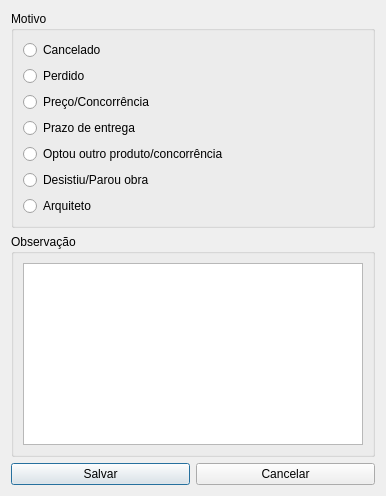
<?xml version="1.0" encoding="UTF-8"?>
<ui version="4.0">
 <class>BaixaOrcamento</class>
 <widget class="QDialog" name="BaixaOrcamento">
  <property name="geometry">
   <rect>
    <x>0</x>
    <y>0</y>
    <width>386</width>
    <height>496</height>
   </rect>
  </property>
  <property name="windowTitle">
   <string>Dar baixa</string>
  </property>
  <layout class="QGridLayout" name="gridLayout_2">
   <item row="0" column="0">
    <layout class="QGridLayout" name="gridLayout">
     <item row="2" column="0">
      <widget class="QPushButton" name="pushButtonSalvar">
       <property name="text">
        <string>Salvar</string>
       </property>
      </widget>
     </item>
     <item row="2" column="1">
      <widget class="QPushButton" name="pushButtonCancelar">
       <property name="text">
        <string>Cancelar</string>
       </property>
      </widget>
     </item>
     <item row="0" column="0" colspan="2">
      <widget class="QGroupBox" name="groupBox">
       <property name="title">
        <string>Motivo</string>
       </property>
       <property name="flat">
        <bool>false</bool>
       </property>
       <layout class="QGridLayout" name="gridLayout_3">
        <item row="5" column="0">
         <widget class="QRadioButton" name="radioButtonPerdido_5">
          <property name="text">
           <string>Desistiu/Parou obra</string>
          </property>
         </widget>
        </item>
        <item row="4" column="0">
         <widget class="QRadioButton" name="radioButtonPerdido_4">
          <property name="text">
           <string>Optou outro produto/concorrência</string>
          </property>
         </widget>
        </item>
        <item row="2" column="0">
         <widget class="QRadioButton" name="radioButtonPerdido_2">
          <property name="text">
           <string>Preço/Concorrência</string>
          </property>
         </widget>
        </item>
        <item row="3" column="0">
         <widget class="QRadioButton" name="radioButtonPerdido_3">
          <property name="text">
           <string>Prazo de entrega</string>
          </property>
         </widget>
        </item>
        <item row="0" column="0">
         <widget class="QRadioButton" name="radioButtonCancelado">
          <property name="text">
           <string>Cancelado</string>
          </property>
         </widget>
        </item>
        <item row="1" column="0">
         <widget class="QRadioButton" name="radioButtonPerdido">
          <property name="text">
           <string>Perdido</string>
          </property>
         </widget>
        </item>
        <item row="6" column="0">
         <widget class="QRadioButton" name="radioButtonPerdido_6">
          <property name="text">
           <string>Arquiteto</string>
          </property>
         </widget>
        </item>
       </layout>
      </widget>
     </item>
     <item row="1" column="0" colspan="2">
      <widget class="QGroupBox" name="groupBox_2">
       <property name="title">
        <string>Observação</string>
       </property>
       <layout class="QGridLayout" name="gridLayout_4">
        <item row="0" column="0">
         <widget class="QPlainTextEdit" name="plainTextEditObservacao"/>
        </item>
       </layout>
      </widget>
     </item>
    </layout>
   </item>
  </layout>
 </widget>
 <tabstops>
  <tabstop>radioButtonCancelado</tabstop>
  <tabstop>radioButtonPerdido</tabstop>
  <tabstop>radioButtonPerdido_2</tabstop>
  <tabstop>radioButtonPerdido_3</tabstop>
  <tabstop>radioButtonPerdido_4</tabstop>
  <tabstop>radioButtonPerdido_5</tabstop>
  <tabstop>radioButtonPerdido_6</tabstop>
  <tabstop>plainTextEditObservacao</tabstop>
  <tabstop>pushButtonSalvar</tabstop>
  <tabstop>pushButtonCancelar</tabstop>
 </tabstops>
 <resources/>
 <connections/>
</ui>
